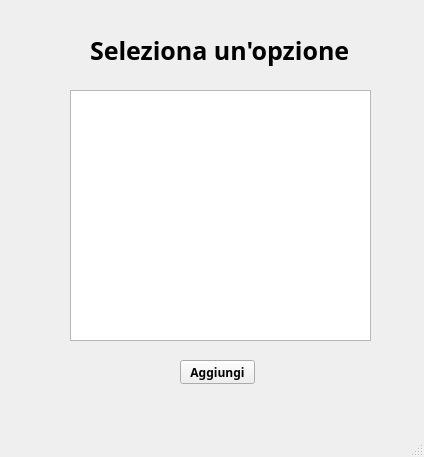
<?xml version="1.0" encoding="UTF-8"?>
<ui version="4.0">
 <class>MainWindow</class>
 <widget class="QMainWindow" name="MainWindow">
  <property name="geometry">
   <rect>
    <x>0</x>
    <y>0</y>
    <width>424</width>
    <height>457</height>
   </rect>
  </property>
  <property name="windowTitle">
   <string>MainWindow</string>
  </property>
  <widget class="QWidget" name="centralwidget">
   <widget class="QLabel" name="label">
    <property name="geometry">
     <rect>
      <x>90</x>
      <y>30</y>
      <width>261</width>
      <height>41</height>
     </rect>
    </property>
    <property name="font">
     <font>
      <family>Papyrus</family>
      <pointsize>19</pointsize>
      <bold>true</bold>
     </font>
    </property>
    <property name="text">
     <string>Seleziona un'opzione</string>
    </property>
   </widget>
   <widget class="QLabel" name="label_2">
    <property name="geometry">
     <rect>
      <x>60</x>
      <y>90</y>
      <width>291</width>
      <height>251</height>
     </rect>
    </property>
    <property name="text">
     <string/>
    </property>
   </widget>
   <widget class="QListWidget" name="listWidget">
    <property name="geometry">
     <rect>
      <x>70</x>
      <y>90</y>
      <width>301</width>
      <height>251</height>
     </rect>
    </property>
   </widget>
   <widget class="QPushButton" name="btnAggiungi">
    <property name="geometry">
     <rect>
      <x>180</x>
      <y>360</y>
      <width>75</width>
      <height>24</height>
     </rect>
    </property>
    <property name="font">
     <font>
      <family>MS Gothic</family>
      <bold>true</bold>
     </font>
    </property>
    <property name="text">
     <string>Aggiungi</string>
    </property>
   </widget>
  </widget>
  <widget class="QMenuBar" name="menubar">
   <property name="geometry">
    <rect>
     <x>0</x>
     <y>0</y>
     <width>424</width>
     <height>22</height>
    </rect>
   </property>
  </widget>
  <widget class="QStatusBar" name="statusbar"/>
 </widget>
 <resources/>
 <connections/>
</ui>
